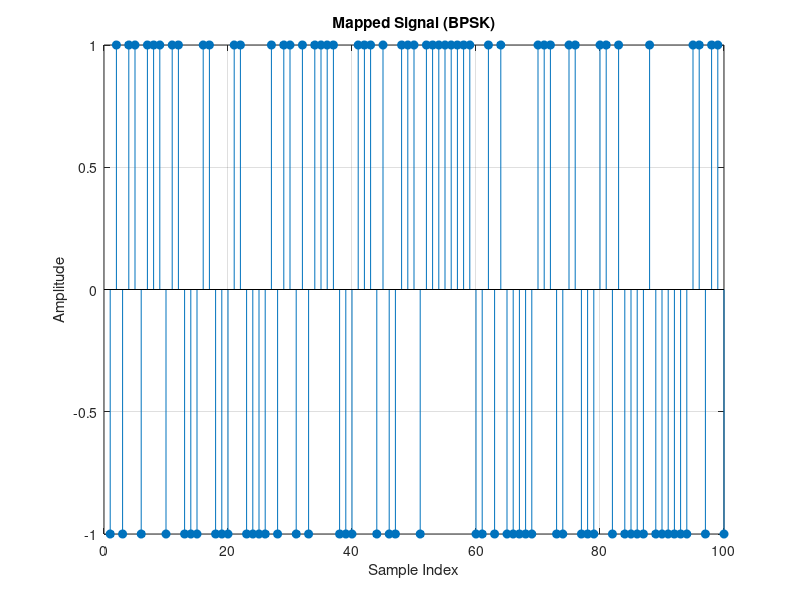
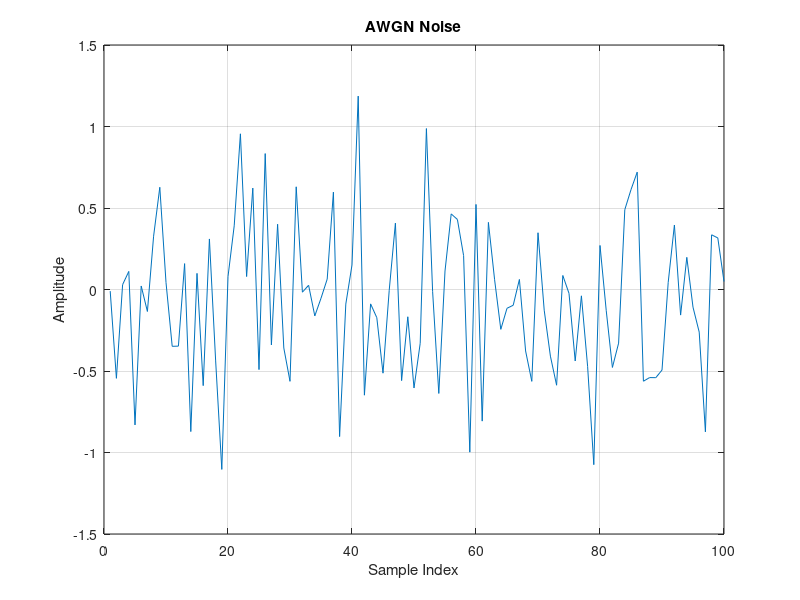
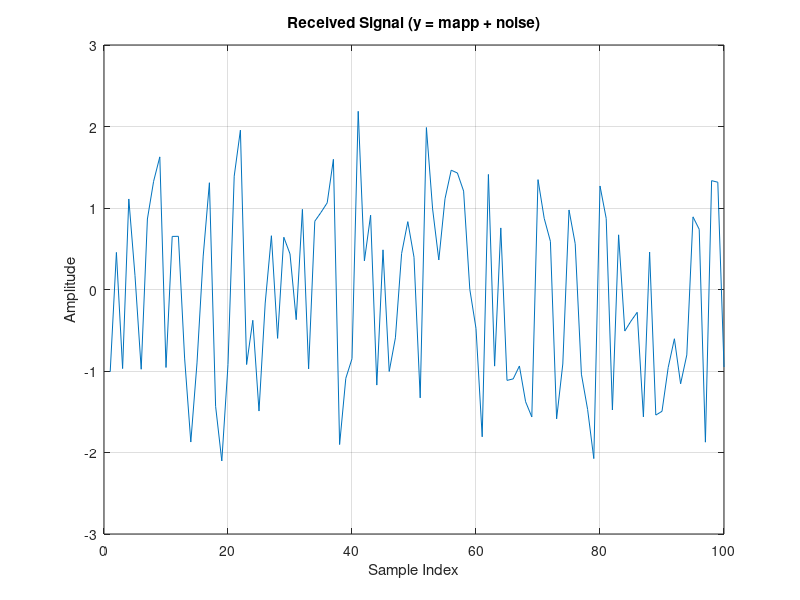
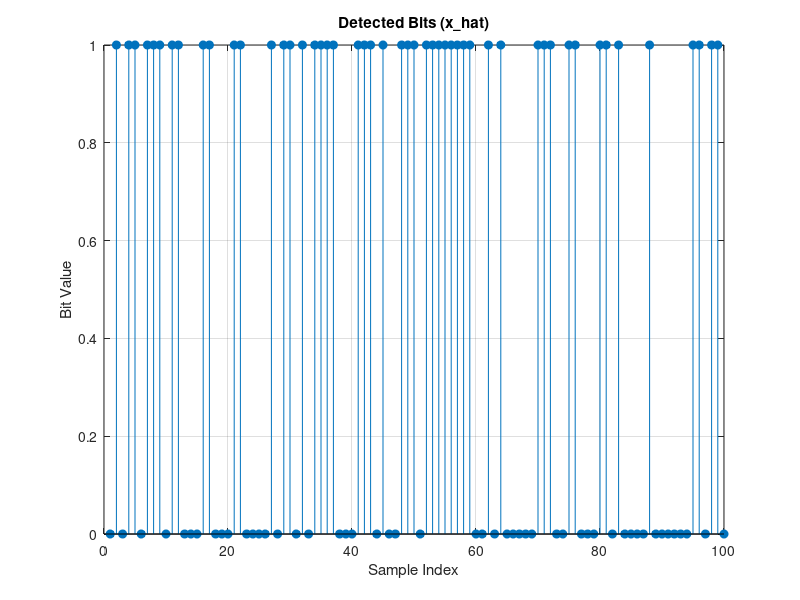

The MATLAB source for these figures, in order:
clc ;clear all ; close all;clf 

% التهيئة
n = 100000;
p = 0.5;
A = 1;

% توليد البتات
x = rand(1,n) < p;

% Mapping (BPSK)
mapp = A*(2*x) - 1;

% توليد AWGN
sigma = 0.5;
z = sigma * randn(1,n);

% الإشارة المستقبلة
y = mapp + z;

% القرار
x_hat = zeros(1,n);

for i = 1:n
    if y(i) > 0
        x_hat(i) = 1;
    else
        x_hat(i) = 0;
    end
end

% الإحصائيات
number_bit_1 = sum(x_hat == 1);
number_bit_0 = sum(x_hat == 0);
fprintf('number_bit_1\n');
disp(number_bit_1);
fprintf('number_bit_0\n');
disp(number_bit_0);



% حساب الخطأ
BER = sum(x ~= x_hat) / n;
fprintf('BER\n');
disp(BER);
number_errors=sum(x~=x_hat);
fprintf('عدد البتتات التي تم اخذ قررها خطأ \n');
disp(number_errors);
%% نختار عدد نقاط للعرض
Nplot = 100;

%% =========================
%% 1. رسم الإشارة بعد الـ Mapping
figure
stem(mapp(1:Nplot),'filled')
title('Mapped Signal (BPSK)')
xlabel('Sample Index')
ylabel('Amplitude')
grid on

%% =========================
%% 2. رسم الضوضاء
figure
plot(z(1:Nplot))
title('AWGN Noise')
xlabel('Sample Index')
ylabel('Amplitude')
grid on

%% =========================
%% 3. رسم الإشارة المستلمة
figure
plot(y(1:Nplot))
title('Received Signal (y = mapp + noise)')
xlabel('Sample Index')
ylabel('Amplitude')
grid on

%% =========================
%% 4. رسم إشارة القرار
figure
stem(x_hat(1:Nplot),'filled')
title('Detected Bits (x\_hat)')
xlabel('Sample Index')
ylabel('Bit Value')
grid on
